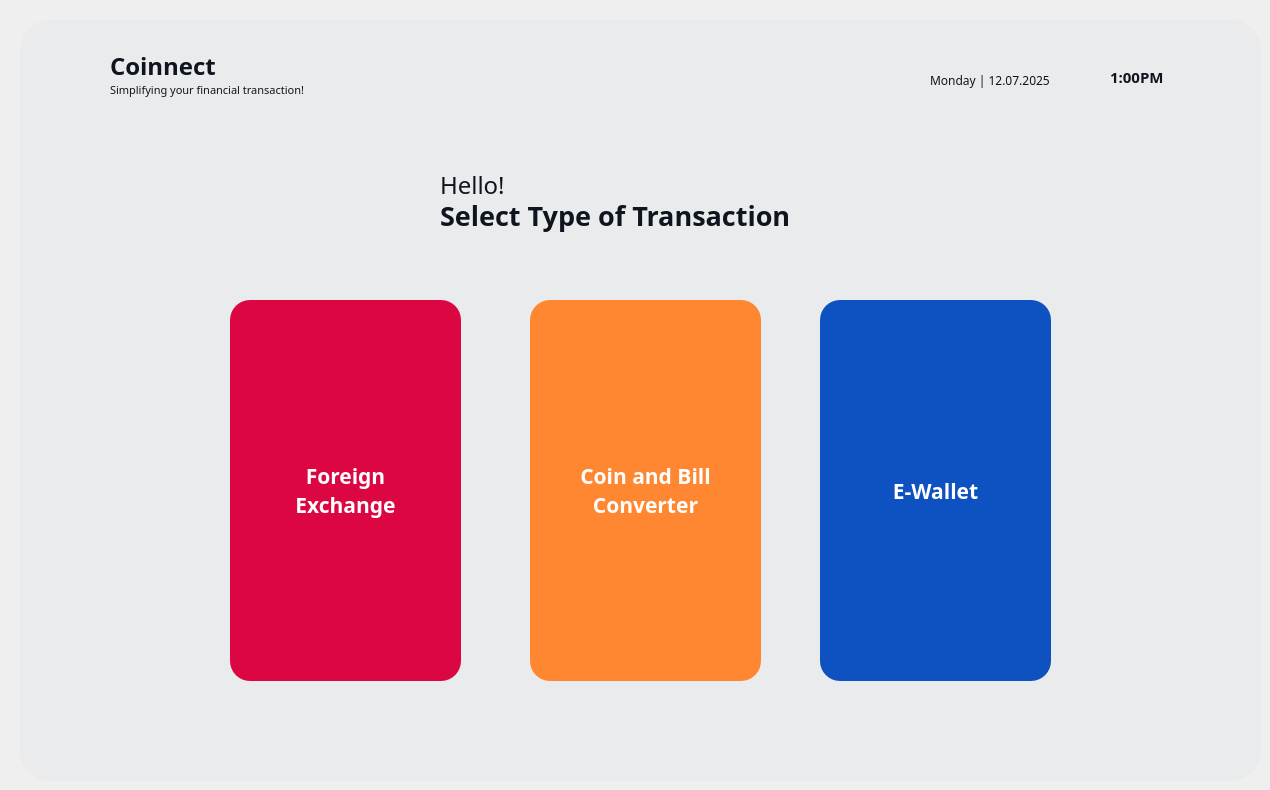
    <widget class="QWidget" name="Page2_01">
     <widget class="QFrame" name="typesFrame">
      <property name="enabled">
       <bool>true</bool>
      </property>
      <property name="geometry">
       <rect>
        <x>20</x>
        <y>20</y>
        <width>1241</width>
        <height>761</height>
       </rect>
      </property>
      <property name="styleSheet">
       <string notr="true">QFrame {
    background-color: #eaebec;
	border-radius: 30px;
}
</string>
      </property>
      <property name="frameShape">
       <enum>QFrame::StyledPanel</enum>
      </property>
      <property name="frameShadow">
       <enum>QFrame::Raised</enum>
      </property>
      <widget class="QLabel" name="label_5">
       <property name="geometry">
        <rect>
         <x>90</x>
         <y>20</y>
         <width>141</width>
         <height>51</height>
        </rect>
       </property>
       <property name="font">
        <font>
         <family>Montserrat</family>
         <pointsize>18</pointsize>
         <weight>75</weight>
         <bold>true</bold>
        </font>
       </property>
       <property name="styleSheet">
        <string notr="true">QLabel {
    color: #0f151f;
}
</string>
       </property>
       <property name="text">
        <string>Coinnect</string>
       </property>
      </widget>
      <widget class="QLabel" name="label_6">
       <property name="geometry">
        <rect>
         <x>90</x>
         <y>60</y>
         <width>231</width>
         <height>20</height>
        </rect>
       </property>
       <property name="font">
        <font>
         <family>Montserrat</family>
         <pointsize>8</pointsize>
         <weight>50</weight>
         <bold>false</bold>
        </font>
       </property>
       <property name="styleSheet">
        <string notr="true">QLabel {
    color: #0f151f;
}
</string>
       </property>
       <property name="text">
        <string>Simplifying your financial transaction!</string>
       </property>
      </widget>
      <widget class="QLabel" name="main_timeLabel_2">
       <property name="geometry">
        <rect>
         <x>1090</x>
         <y>47</y>
         <width>81</width>
         <height>20</height>
        </rect>
       </property>
       <property name="font">
        <font>
         <family>Montserrat</family>
         <pointsize>11</pointsize>
         <weight>75</weight>
         <bold>true</bold>
        </font>
       </property>
       <property name="layoutDirection">
        <enum>Qt::LeftToRight</enum>
       </property>
       <property name="styleSheet">
        <string notr="true">QLabel {
    color: #0f151f;  /* or just #fff */
	 qproperty-alignment: 'AlignLeft';

}
</string>
       </property>
       <property name="text">
        <string>1:00PM</string>
       </property>
      </widget>
      <widget class="QLabel" name="main_DateLabel_2">
       <property name="geometry">
        <rect>
         <x>910</x>
         <y>50</y>
         <width>161</width>
         <height>21</height>
        </rect>
       </property>
       <property name="font">
        <font>
         <family>Montserrat</family>
         <pointsize>9</pointsize>
         <weight>50</weight>
         <bold>false</bold>
        </font>
       </property>
       <property name="styleSheet">
        <string notr="true">QLabel {
    color: #0f151f;  /* or just #fff */
	 qproperty-alignment: 'AlignRight';

}
</string>
       </property>
       <property name="text">
        <string>Monday | 12.07.2025</string>
       </property>
      </widget>
      <widget class="QLabel" name="main_logo_2">
       <property name="geometry">
        <rect>
         <x>40</x>
         <y>35</y>
         <width>40</width>
         <height>40</height>
        </rect>
       </property>
       <property name="text">
        <string/>
       </property>
       <property name="pixmap">
        <pixmap>C:/Users/Asus Tuf/Documents/dondon my documents/Research/Coinnect UI/2 Icons/Coinnect Logo.png</pixmap>
       </property>
       <property name="scaledContents">
        <bool>true</bool>
       </property>
      </widget>
      <widget class="QLabel" name="label_7">
       <property name="geometry">
        <rect>
         <x>420</x>
         <y>170</y>
         <width>441</width>
         <height>51</height>
        </rect>
       </property>
       <property name="font">
        <font>
         <family>Montserrat</family>
         <pointsize>20</pointsize>
         <weight>75</weight>
         <bold>true</bold>
        </font>
       </property>
       <property name="styleSheet">
        <string notr="true">QLabel {
    color: #0f151f;
}
</string>
       </property>
       <property name="text">
        <string>Select Type of Transaction</string>
       </property>
      </widget>
      <widget class="QLabel" name="label_8">
       <property name="geometry">
        <rect>
         <x>420</x>
         <y>149</y>
         <width>81</width>
         <height>31</height>
        </rect>
       </property>
       <property name="font">
        <font>
         <family>Montserrat</family>
         <pointsize>18</pointsize>
         <weight>50</weight>
         <bold>false</bold>
        </font>
       </property>
       <property name="styleSheet">
        <string notr="true">QLabel {
    color: #0f151f;
}
</string>
       </property>
       <property name="text">
        <string>Hello!</string>
       </property>
      </widget>
      <widget class="QToolButton" name="type_foreignBtn">
       <property name="geometry">
        <rect>
         <x>210</x>
         <y>280</y>
         <width>231</width>
         <height>381</height>
        </rect>
       </property>
       <property name="font">
        <font>
         <family>Montserrat</family>
         <pointsize>16</pointsize>
         <weight>75</weight>
         <bold>true</bold>
        </font>
       </property>
       <property name="cursor">
        <cursorShape>PointingHandCursor</cursorShape>
       </property>
       <property name="styleSheet">
        <string notr="true">QToolButton {
    background-color: #DB0642;
    color: white;
    border: none;
    border-radius: 20px;
    padding: 35px;
    text-align: center;
}

QToolButton:hover {
    background-color: #F91052;  /* light gray */
}

QToolButton:pressed {
    background-color: #B30536;
    padding-top: 38px;  /* simulate press-in */
    padding-bottom: 40px;
 
}
</string>
       </property>
       <property name="text">
        <string>Foreign
Exchange</string>
       </property>
       <property name="icon">
        <iconset>
         <normaloff>C:/Users/Asus Tuf/Documents/dondon my documents/Research/Coinnect UI/2 Icons/conversion.png</normaloff>C:/Users/Asus Tuf/Documents/dondon my documents/Research/Coinnect UI/2 Icons/conversion.png</iconset>
       </property>
       <property name="iconSize">
        <size>
         <width>200</width>
         <height>200</height>
        </size>
       </property>
       <property name="checkable">
        <bool>false</bool>
       </property>
       <property name="popupMode">
        <enum>QToolButton::InstantPopup</enum>
       </property>
       <property name="toolButtonStyle">
        <enum>Qt::ToolButtonTextUnderIcon</enum>
       </property>
      </widget>
      <widget class="QToolButton" name="type_currencyBtn">
       <property name="geometry">
        <rect>
         <x>510</x>
         <y>280</y>
         <width>231</width>
         <height>381</height>
        </rect>
       </property>
       <property name="font">
        <font>
         <family>Montserrat</family>
         <pointsize>16</pointsize>
         <weight>75</weight>
         <bold>true</bold>
        </font>
       </property>
       <property name="cursor">
        <cursorShape>PointingHandCursor</cursorShape>
       </property>
       <property name="styleSheet">
        <string notr="true">QToolButton {
    background-color: #ff8731;
    color: white;
    border: none;
    border-radius: 20px;
    padding: 35px;
    text-align: center;
}

QToolButton:hover {
    background-color: #FFA05C;  /* light gray */
}

QToolButton:pressed {
    background-color: #F56600;
    padding-top: 38px;  /* simulate press-in */
    padding-bottom: 40px;
 
}
</string>
       </property>
       <property name="text">
        <string>Coin and Bill
Converter</string>
       </property>
       <property name="icon">
        <iconset>
         <normaloff>C:/Users/Asus Tuf/Documents/dondon my documents/Research/Coinnect UI/2 Icons/currency exchange3.png</normaloff>C:/Users/Asus Tuf/Documents/dondon my documents/Research/Coinnect UI/2 Icons/currency exchange3.png</iconset>
       </property>
       <property name="iconSize">
        <size>
         <width>200</width>
         <height>200</height>
        </size>
       </property>
       <property name="checkable">
        <bool>false</bool>
       </property>
       <property name="popupMode">
        <enum>QToolButton::InstantPopup</enum>
       </property>
       <property name="toolButtonStyle">
        <enum>Qt::ToolButtonTextUnderIcon</enum>
       </property>
      </widget>
      <widget class="QToolButton" name="type_ewalletBtn">
       <property name="geometry">
        <rect>
         <x>800</x>
         <y>280</y>
         <width>231</width>
         <height>381</height>
        </rect>
       </property>
       <property name="font">
        <font>
         <family>Montserrat</family>
         <pointsize>16</pointsize>
         <weight>75</weight>
         <bold>true</bold>
        </font>
       </property>
       <property name="cursor">
        <cursorShape>PointingHandCursor</cursorShape>
       </property>
       <property name="styleSheet">
        <string notr="true">QToolButton {
    background-color: #0e51c1;
    color: white;
    border: none;
    border-radius: 20px;
    padding: 40px;
    text-align: center;
}

QToolButton:hover {
    background-color: #1B69EE;  /* light gray */
}

QToolButton:pressed {
    background-color: #0D47AB;
    padding-top: 43px;  /* simulate press-in */
    padding-bottom: 45px;
 
}
</string>
       </property>
       <property name="text">
        <string>E-Wallet</string>
       </property>
       <property name="icon">
        <iconset>
         <normaloff>C:/Users/Asus Tuf/Documents/dondon my documents/Research/Coinnect UI/2 Icons/ewallet.png</normaloff>C:/Users/Asus Tuf/Documents/dondon my documents/Research/Coinnect UI/2 Icons/ewallet.png</iconset>
       </property>
       <property name="iconSize">
        <size>
         <width>200</width>
         <height>200</height>
        </size>
       </property>
       <property name="checkable">
        <bool>false</bool>
       </property>
       <property name="popupMode">
        <enum>QToolButton::InstantPopup</enum>
       </property>
       <property name="toolButtonStyle">
        <enum>Qt::ToolButtonTextUnderIcon</enum>
       </property>
      </widget>
      <widget class="QPushButton" name="type_backBtn">
       <property name="geometry">
        <rect>
         <x>1180</x>
         <y>40</y>
         <width>21</width>
         <height>41</height>
        </rect>
       </property>
       <property name="font">
        <font>
         <family>Montserrat</family>
         <pointsize>12</pointsize>
         <weight>75</weight>
         <bold>true</bold>
        </font>
       </property>
       <property name="cursor">
        <cursorShape>PointingHandCursor</cursorShape>
       </property>
       <property name="styleSheet">
        <string notr="true">QPushButton {
    background-color: #eaebec;
    border-radius: 30px;
}


QPushButton:pressed {
    padding-top: 8px;  /* simulate press-in */
    padding-bottom: 7px;
    box-shadow: inset 0px 2px 4px rgba(255, 255, 255, 0.4); /* lighter shadow */
}
</string>
       </property>
       <property name="text">
        <string/>
       </property>
       <property name="icon">
        <iconset>
         <normaloff>C:/Users/Asus Tuf/Downloads/back.png</normaloff>C:/Users/Asus Tuf/Downloads/back.png</iconset>
       </property>
       <property name="iconSize">
        <size>
         <width>20</width>
         <height>20</height>
        </size>
       </property>
      </widget>
     </widget>
    </widget>
